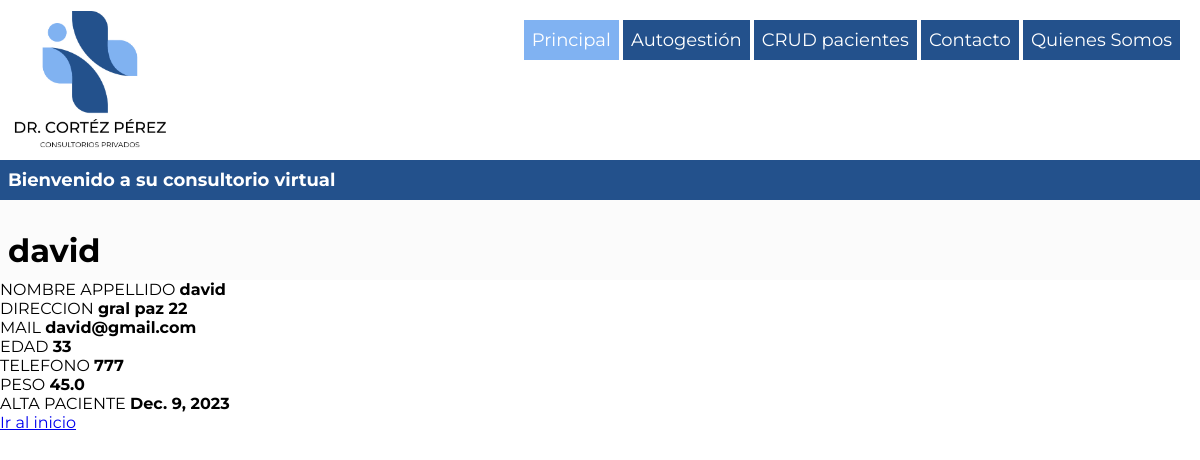
The app's page /paciente/4/detail/ with its own data.
### app_consultorio/models.py (models this page shows, shortened)
class Paciente(Model):
    nombre_appellido  =  models.CharField(max_length=100,default="Desconocido")
    direccion  =  models.CharField(max_length=100)
    mail  =  models.EmailField(blank=False,null=False,default="no_email_contact@gmail.com")
    edad  = models.PositiveSmallIntegerField(blank=False,null=False)
    telefono  =  models.CharField(max_length=20)
    peso  = models.FloatField(blank=True, null=True)
    alta_paciente  = models.DateField(auto_now=True)
    class Meta:
        db_table = "consultorio_del_Dr"
    def get_fields(self):
        return [
            (field.verbose_name, field.value_from_object(self))
            for field in self.__class__._meta.fields[1:]
        ]

### app_consultorio/views.py (the view)
# urls.py: path("<int:pk>/detail/", PacienteDetailView.as_view(), name="detail"),
class PacienteDetailView(PacienteBaseView,DetailView):
    template_name = "paciente_detail.html"

### app_consultorio/templates/paciente_detail.html
{% extends 'base_template.html' %}
{% block contenido %}
<main>
  <div>
    <h1>{{paciente.nombre_appellido}}</h1>
    {% for label, value in paciente.get_fields %}
    <div>
      <span>{{label | upper}}</span>
      <span> <b> {{value}} </b></span>
    </div>
    {% endfor %}
    <a href="{% url 'paciente:all' %}">Ir al inicio</a>
  </div>
</main>
{% endblock%}

### static/css/style.css (style rules this page uses)
* { font-family: 'Montserrat', sans-serif; margin: 0; padding: 0; box-sizing: border-box; }
:root { --azul-oscuro: #23518C; --azul-claro: #2C6CBF; --celeste: #80B2F2; --gris: #BFBFBD; --blanco: #FBFBFB; --rojo: #FBC899; font-size: 16px; scroll-behavior: smooth; }
body { background-color: white; }
main div h1 { background-color: var(--blanco); height: 10vh; color: black; text-align: center; font-size: 4vh; padding-top: 3.5vh; }

### static/css/header.css (style rules this page uses)
h1 { width: 100%; background-color: var(--azul-oscuro); height: fit-content; min-height: 5vh; font-weight: bold; color: white; font-size: 18px; padding: 8px; display: flex; flex-wrap: wrap; align-items: center; align-content: center; }

### records on screen
Paciente: nombre_appellido "david", get_fields "david" "gral paz 22" "david@gmail.com" "777" "45.0" "Dec. 9, 2023"

### other values on screen
{{ label | upper }} "NOMBRE APPELLIDO" "DIRECCION" "MAIL" "EDAD" "TELEFONO" "PESO" "ALTA PACIENTE"
{{ value }} "33"
